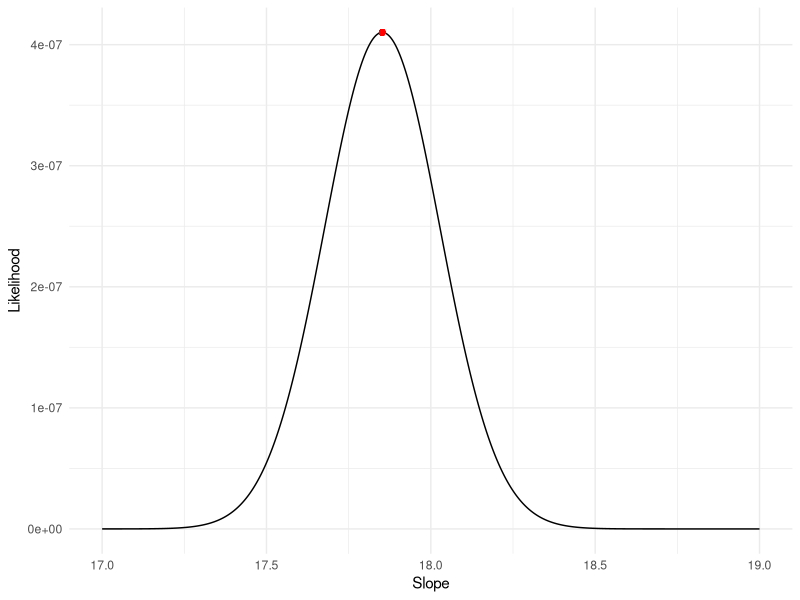

Write the R code that produced this figure.
library(tidyverse)

x <- c(7, 12, 4, 14, 25, 30)
y <- c(128, 213, 75, 250, 446, 540)

one <- tibble(x, y)

means <- summarize(one, xbar = mean(x, na.rm=TRUE), ybar = mean(y, na.rm=TRUE))

b1 <- c(17, 18, 19)
b0 <- c(means$ybar[1] - b1*means$xbar[1])

one$L1 <- (y - b0[1] - b1[1]*x)^2
one$L2 <- (y - b0[2] - b1[2]*x)^2
one$L3 <- (y - b0[3] - b1[3]*x)^2

sums <- summarize(one, L1sum = sum(L1, na.rm=TRUE), 
                       L2sum = sum(L2, na.rm=TRUE),
                       L3sum = sum(L3, na.rm=TRUE))

L1 <- 1/((32*pi)^3)*exp( (-1/32) * sums$L1sum)
L2 <- 1/((32*pi)^3)*exp( (-1/32) * sums$L2sum)
L3 <- 1/((32*pi)^3)*exp( (-1/32) * sums$L3sum)

one$xy <- one$x*one$y
one$x2 <- one$x^2 
one$y2 <- one$y^2

sum(one$xy)/sum(one$x2)

b1 <- seq(17, 19, 0.001)
b0 <- c(means$ybar[1] - b1*means$xbar[1])

sum_y <- sum(one$y)
sum_y2 <- sum(one$y2)
sum_x <- sum(one$x)
sum_x2 <- sum(one$x2)
sum_xy <- sum(one$xy)

two <- tibble(b0, b1)

two$L <- ((1/(32*pi))^3)*exp((-1/32)*(sum_y2 - two$b0*sum_y - 2*two$b1*sum_xy - two$b0*sum_y + 6*two$b0^2 + 2*two$b0*two$b1*sum_x + two$b1^2*sum_x2))

dot <- filter(two, L == max(L))

ggplot(data=two, aes(x=b1, y=L, group=1)) +
  geom_line() + 
  geom_point(x=dot$b1, y=dot$L, color="red") +
  theme_minimal() +
  xlab("Slope") +
  ylab("Likelihood")
